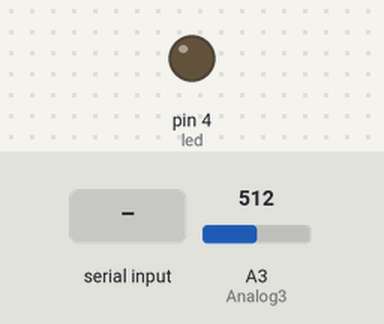
This sketch was run on a simulated Arduino Uno, built with avr-gcc and run on an emulated ATmega328P. Shown: output pins drawn as LEDs (lit = HIGH). The test bench sets the inputs (shaded band); at power-on: A3 (Analog3) = 512. What the sketch prints to the serial monitor is not drawn.

Above: at 1.2 s.
1.3 s: "TURN ON" received over Serial
At 3.0 s:
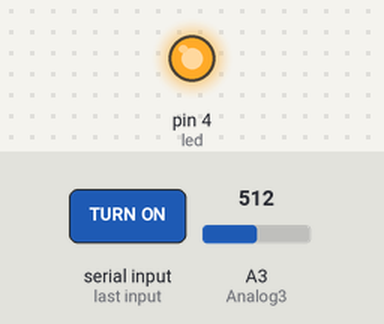
4.2 s: "TURN OFF" received over Serial
At 7.1 s:
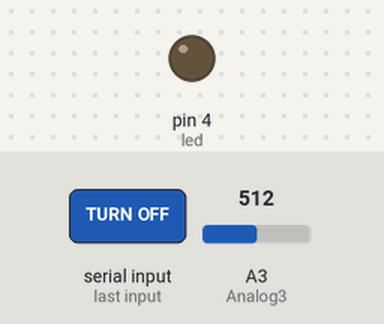
Timing chart, 0 to 10.3 s (numbered marks = the images above; inputs shaded):
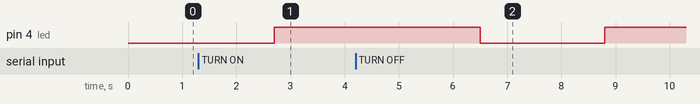

Measured:
- after the input at 1.3 s, pin 4 (led): LOW → HIGH after 1.4 s
- after the input at 4.2 s, pin 4 (led): HIGH → LOW after 2.3 s, → HIGH 2.3 s later

The sketch:

LED_bluetooth_Ver5.ino
```cpp
#include<stdlib.h>
#include <string.h>
int count=0;
char command;
String test;
#define led 4
boolean check=false;
#define Analog3 3
int count1;

void setup() {
  Serial.begin(9600);
  pinMode(led,OUTPUT);
}

void loop()
{


    while(Serial.available() > 0)
     {
       command = ((byte)Serial.read());
       test += command;
       delay(100);

   }
     if(test=="TURN ON")
     {
       check=true;
       digitalWrite(led,HIGH);
       test="";
      // convertIntToChar(12346);
       command='\0';
     }
     if(test=="TURN OFF")
     {

        digitalWrite(led,LOW);
        test="";
        convertIntToChar(12345);
        command='\0';
     }


     //nếu như người dùng đã nhấn vào nút bắt đầu bên smartphone
     if(check==true)
     {
          //KẾT HỢP QUANG TRỞ
        int value= analogRead(Analog3);
        delay(2000);
        if(value>=300)
        {
           //convertIntToChar(12346);
           Serial.print("1");
          digitalWrite(led,HIGH);
        }
        else if(value<=150)
        {
          //convertIntToChar(12345);
           Serial.print("2");
          digitalWrite(led,LOW);
        }

  }
  delay(1000);
}

 //Hàm chuyển đổi số nguyên sang char và lấy độ dài
void convertIntToChar(int number)
{
    count1=0;
    char NUMBER[5];
    itoa(number,NUMBER,10);

    //xác định độ dài của chuổi
    for(int i=0;i<sizeof(NUMBER);i++)
    {
            if(NUMBER[i]!='\0')
            {
               count1+=1;
            }
     }

   //Gửi biến độ dài đi
  Serial.print(count1);
  delay(50);
  //Gửi thông tin chuổi số đi
  for(int i=0;i<sizeof(NUMBER);i++)
    {
            if(NUMBER[i]!='\0')
            {
               Serial.print(NUMBER[i]);
              delay(50);
            }
     }
}
```
